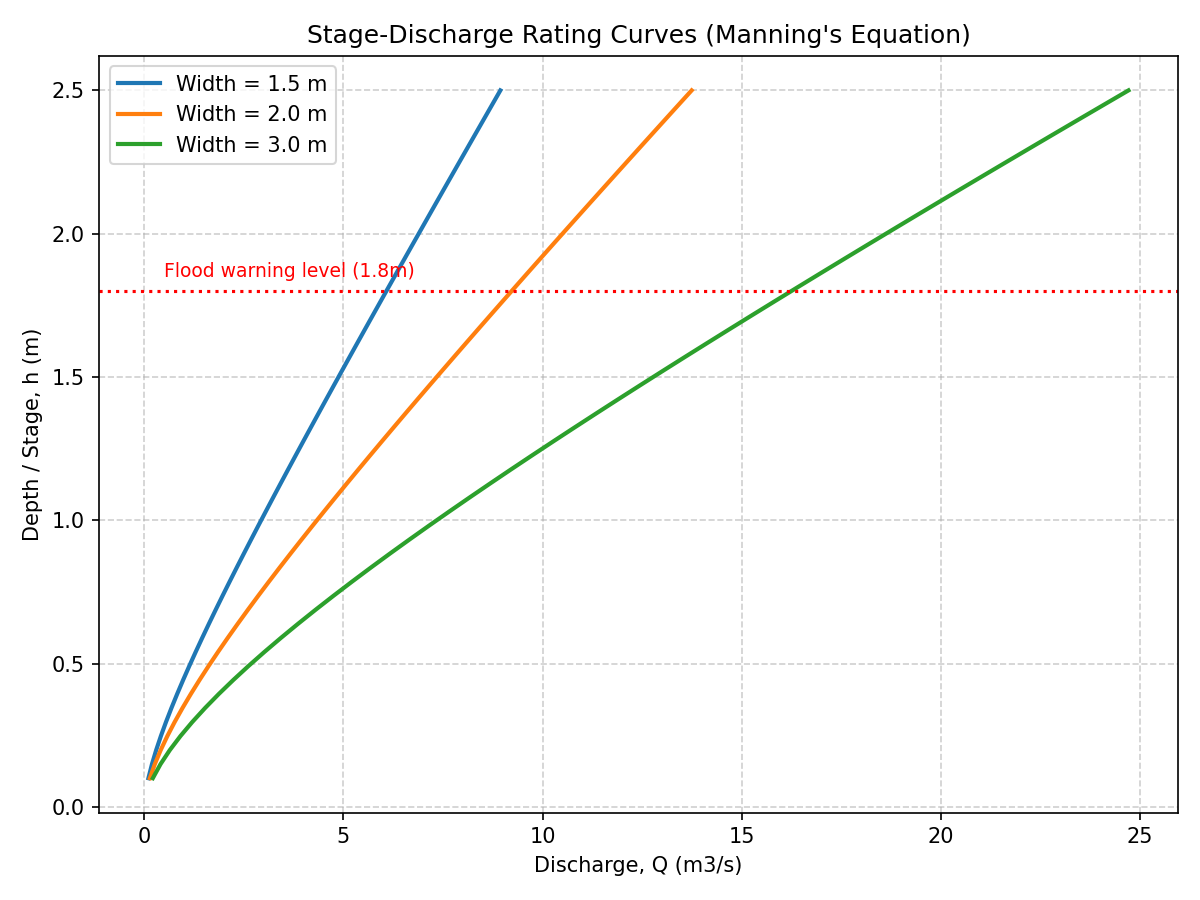

The script that saved this image:
"""
Day 31 (Week 5, Day 3): Stage-Discharge (Rating) Curve Visualization
--------------------------------------------------
Goal: Plot a stage-discharge (rating) curve for a channel - showing
how discharge (Q) increases with flow depth (stage) - a fundamental
hydraulic engineering chart used for flow monitoring and flood
warning systems.

Uses Manning's Equation from Day 30 across a range of depths.
"""

import numpy as np
import matplotlib.pyplot as plt


def rectangular_channel_discharge(width_m, depth_m, slope, n):
    """Same Manning's equation approach as Day 30."""
    A = width_m * depth_m
    P = width_m + 2 * depth_m
    R = A / P
    V = (1 / n) * (R ** (2/3)) * (slope ** 0.5)
    Q = V * A
    return Q


# -----------------------------
# 1. Generate rating curves for 3 different channel widths
# -----------------------------
depths = np.linspace(0.1, 2.5, 50)
widths = [1.5, 2.0, 3.0]
slope = 0.002
n = 0.013  # concrete lined

fig, ax = plt.subplots(figsize=(8, 6))

for w in widths:
    discharges = [rectangular_channel_discharge(w, d, slope, n) for d in depths]
    ax.plot(discharges, depths, marker='', linewidth=2, label=f"Width = {w} m")

ax.set_xlabel("Discharge, Q (m3/s)")
ax.set_ylabel("Depth / Stage, h (m)")
ax.set_title("Stage-Discharge Rating Curves (Manning's Equation)")
ax.legend()
ax.grid(True, linestyle='--', alpha=0.6)

# -----------------------------
# 2. Mark a flood warning threshold example
# -----------------------------
warning_depth = 1.8
ax.axhline(warning_depth, color='red', linestyle=':', linewidth=1.5)
ax.text(0.5, warning_depth + 0.05, "Flood warning level (1.8m)", color='red', fontsize=9)

plt.tight_layout()
plt.savefig('stage_discharge_curve.png', dpi=150)
plt.show()

print("Chart saved as stage_discharge_curve.png\n")

# -----------------------------
# 3. Practical reading: discharge at warning level for each width
# -----------------------------
print("Discharge at flood warning depth (1.8m):")
for w in widths:
    q_at_warning = rectangular_channel_discharge(w, warning_depth, slope, n)
    print(f"  Width {w}m: Q = {q_at_warning:.2f} m3/s")

print("\nInsight: A rating curve lets field engineers read discharge")
print("directly from a measured water depth - no need to remeasure")
print("velocity every time, which is the basis of most river gauging stations.")
